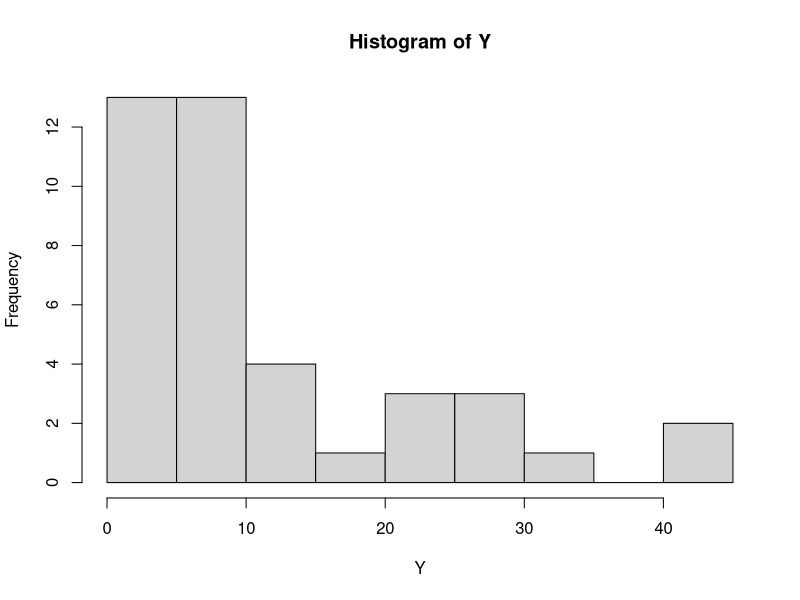
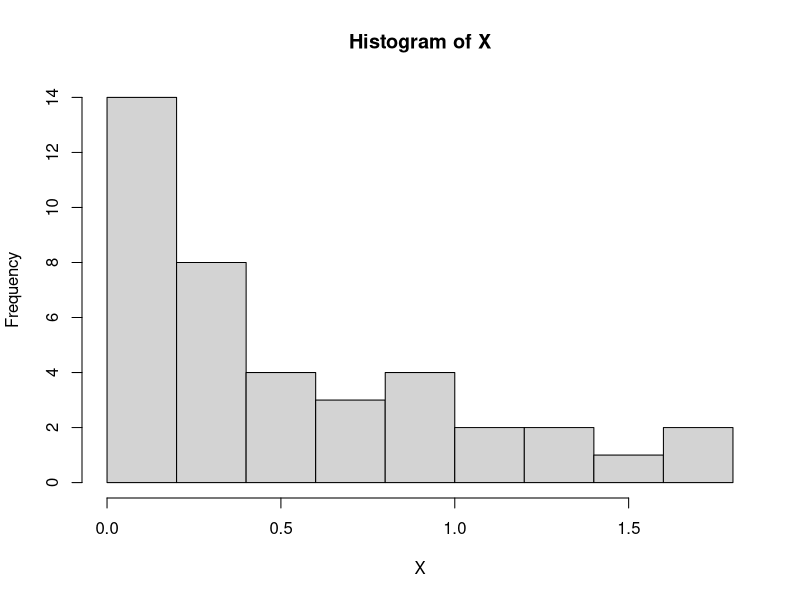

Here is the R script that generated these plots, in order:
# Практичен R февруари 2020 Г1
# Задача 1. (2) Во една амбуланта секој час пристигнуваат пациенти со рата 10 на час. Симулирајте 100 вредности од случајната променлива која го опишува овој процес. Која е оценката за очекуваниот број на пациенти? Која е теориската веројатност дека во наредниот час ќе дојдат 15 пациенти?

X = rpois(100,10)
log.l <- function( lambda= 7){
  r=dpois(X, lambda);
  -sum(log(r));
}
library(stats4);
mle(log.l)
teor <- (10^15 * exp(-10)) / factorial(15)
teor
funk <- dpois(15,10)
funk


# Задача 2.  Време на преглед за секој пациент е случајна променлива  Y. Во една амбуланта добиен е следниот примерок за Y
# c(1.13,1.83, 13.14, 41.22, 27.19,  7.13,  6.94, 24.22, 31.77,  1.03,  7.80, 26.90,  2.27,  3.21, 19.01,  5.98,  6.57, 9.47,  1.29,  6.99, 28.12,  6.13, 13.91, 21.37, 12.23,  7.29, 13.93, 40.32,  0.17,  7.23,  4.44,  3.59,  0.16, 22.27, 7.32,  4.82,  6.04,  3.80,  3.23,  6.04)

Y = c(1.13,1.83, 13.14, 41.22, 27.19,  7.13,  6.94, 24.22, 31.77,  1.03,  7.80, 26.90,  2.27,  3.21, 19.01,  5.98,  6.57, 9.47,  1.29,  6.99, 28.12,  6.13, 13.91, 21.37, 12.23,  7.29, 13.93, 40.32,  0.17,  7.23,  4.44,  3.59,  0.16, 22.27, 7.32,  4.82,  6.04,  3.80,  3.23,  6.04)

min(Y);max(Y);mean(Y);median(Y);sd(Y);var(Y);range(Y);IQR(Y);quantile(Y);sum(Y);
hist(Y)

log.m <- function(lambda = 7){
  r = dexp(Y,lambda)
  -sum(log(r))
}
library(stats4);
mle(log.m)
#lambda = 0.087 spored MPO

lambda = 0.087
#pravime Kolmogorov smirnov test za r-ba bidekji Y e od ANT
#h0: Y ima eksp r-ba
#ha: Y nema eksp r-ba
ks.test(Y, "pexp", lambda)
#PVAL=0.4854>0.05;h0 se prifakja; Y ima eksp r-ba

#h0: mu = 20
#h1: mu != 20
t.test(Y, alt="two.sided",mu=20,cong.level=0.95)


#Задача 3. (2) Од Grouper  ги имаме следните податоци: од 12 зделки за кои се продадени над 200 ваучери, 5 се со попусти над 50%, а 7 под 50%. Од 24-те зделки за кои биле продадени од 0 до 199 ваучери, 16 биле со попусти под 50%, а останатите со попуст над 50 %. Ако случајната променлива Х е процент на попуст, а У број на продадени ваучери, со ниво на значајност 0.05, тестирај дали постои зависност меѓу нив. 

#X- br na popust
#Y- br na prodadeni vauceri
pod <- matrix(c(7,16,5,8), 2,2, byrow=T)
dimnames(pod) <- list(c("pod 50", "nad 50"), c(">200", "0-199"))
pod

#so hi kvadrat testirame nez na obelezja
#h0: Xi Y se nez
#ha: X i Y se zavisni
chisq.test(pod, correct=FALSE)
#pval = 0.6236>0.05 ;se prifakja h0; nezavisni se


# juni 2017
# 1. (2+3) а) Вп кутија има еднп белп и 10 црни тппчиоа. Еден експеримент се спстпи пд влечеое на
# еднп тппче сп враќаое, се’ дпдека не се извлече белптп тппче. Нека X е случајната прпменлива
# кпја гп дава брпјпт на влечеоа вп еден експеримент.
# а) Да се направат 50 симулации на експериментпт и статистички да се пбрабптат.
# б) Од дпбиенипт примерпк да се најде интервал на дпверба за прпсечнипт брпј на влечеоа вп
# еден експеримент. Да се пдгпвпри дали теприската вреднпст ЕХ се напда вп интервалпт на
# дпверба. Да се тестира хипптезата дека прпсечнипт брпј на влечеоа дп ппјавуваое на белптп
# тппче е 5.

x <- rgeom(50,1/11)
min(x);max(x);mean(x);median(x);sd(x);var(x);range(x);IQR(x);quantile(x);sum(x);
interval = function(t,alpha){
  m = mean(t)
  s = sd(t)
  n = length(t)
  z = qnorm(1-alpha/2)
  c(m-z*s/sqrt(n),m+z*s/sqrt(n))
}
interval(x,0.95)
mean(x)

#h0: mu = 5
#ha: mu!=5
t.test(x,alt="two.sided",mu=5,conf.level=0.95)
# se prifakja ha

#2. (1/2.5) На еден сервер пристигнуваат ппраки на случаен начин, при штп вп ист мпмент не
# пристигнува ппвеќе пд една ппрака. Дадени се времиоата на чекаое ппмеду ппследпвателнп
# пристигнати ппраки.
# x=c(0.053, 0.246, 0.528, 0.233, 0.161, 1.749,0.690, 0.097, 0.839, 0.122, 0.093, 0.525, 0.952, 1.601,1.059,
#   0.395, 1.286, 0.0143,0.009, 0.268, 0.0334, 0.807, 0.102, 0.043, 0.795, 0.280, 0.067, 0.747, 0.449, 0.060,
#   0.395, 0.079, 0.365, 1.379, 0.042, 0.560, 0.205, 1.099, 1.444, 0.832)

X <- c(0.053, 0.246, 0.528, 0.233, 0.161, 1.749,0.690, 0.097, 0.839, 0.122, 0.093, 0.525, 0.952, 1.601,1.059,0.395, 1.286, 0.0143,0.009, 0.268, 0.0334, 0.807, 0.102, 0.043, 0.795, 0.280, 0.067, 0.747, 0.449, 0.060,0.395, 0.079, 0.365, 1.379, 0.042, 0.560, 0.205, 1.099, 1.444, 0.832)
hist(X)
# momenti
l = mean(X)
1/l

# maksimalna podobnost
log.l <- function( lambda= 1){
  r=dexp(X, lambda);
  -sum(log(r));
}
library(stats4);
mle(log.l)

#3. (2.5) Завпдпт за статистика сака да направи испитуваое дали зарабптувачката на младите е
# независна пд степенпт на пбразпвание. Сп испитуваое на случаен примерпк пд 300 млади на
# впзраст пд 30 гпдини ја дпбиле следната табела
# Штп заклучиле вп Завпдпт за статистика?

X = matrix(c(82,74,48,96),2,2,byrow = T)
chisq.test(x,correct = T)
# p-val > alfa, h0 se prifakja


